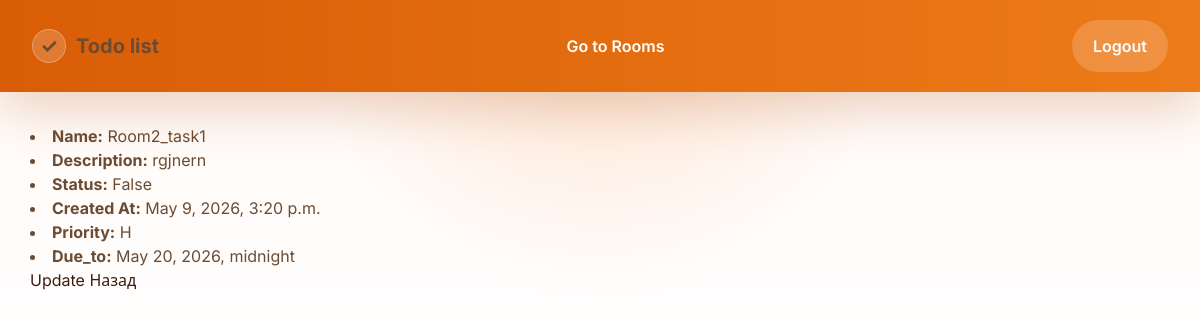
Page /rooms/room_task/3/ (signed in) on the committed database.
### tasks/models.py (models this page shows, shortened)
class RoomTask(models.Model):
    room = models.ForeignKey(
        Room, on_delete=models.CASCADE, related_name="room_tasks", null=True, blank=True)
    host = models.ForeignKey(User, on_delete=models.CASCADE)
    name = models.CharField(max_length=100)
    description = models.TextField(blank=True)
    time_created = models.DateTimeField(auto_now_add=True)
    due_to_time = models.DateTimeField(null=True, blank=True)
    is_completed = models.BooleanField(default=False)
    PRIORITY_CHOICES = [
        ("L", "Low"),
        ("M", "Medium"),
        ("H", "High"),
    ]
    priority = models.CharField(
        max_length=1, choices=PRIORITY_CHOICES, default="M"
        )

### rooms/views.py (the view)
# urls.py: path("room_task/<str:pk>/", views.task, name="room_task"),
@login_required(login_url="login")
def task(request, pk):
    task = get_object_or_404(RoomTask, id=pk)
    context = {
        "task": task,
    }
    return render(request, "rooms/room_task.html", context)

### rooms/templates/rooms/room_task.html
{% extends 'main.html' %} {% block content %}
<div>
  <li><strong>Name:</strong> {{ task.name }}</li>
  <li><strong>Description:</strong> {{ task.description }}</li>
  <li><strong>Status:</strong> {{ task.is_completed }}</li>
  <li><strong>Created At:</strong> {{ task.time_created }}</li>
  <li><strong>Priority:</strong> {{ task.priority }}</li>
  <li><strong>Due_to:</strong> {{ task.due_to_time }}</li>
</div>
<a href="{% url 'room_update_task' task.id %}">Update</a>
<a href="{% url 'room' task.room.id %}"> Назад</a>
{% endblock content %}

### static/styles/style.css (style rules this page uses)
:root { --bg: #fff6f0; --bg-strong: #ffe6cc; --surface: #ffffff; --surface-soft: #fff2e8; --border: #f6a86a; --brand: #d95d06; --brand-dark: #a84304; --brand-soft: #ffb476; --text: #3d1d0b; --text-secondary: #6b4c33; --shadow: 0 28px 80px rgba(142, 63, 5, 0.16); }
* { box-sizing: border-box; }
html { scroll-behavior: smooth; }
body { margin: 0; min-height: 100vh; background: radial-gradient(circle at top, rgba(246, 125, 31, 0.18), transparent 30%), linear-gradient(180deg, #fff9f5 0%, #fff 45%, #fff 100%); color: var(--text); font-family: "Inter", system-ui, -apple-system, BlinkMacSystemFont, "Segoe UI", sans-serif; }
a { color: inherit; text-decoration: none; transition: color 0.2s ease, transform 0.2s ease; }
p, label, span, li { color: var(--text-secondary); }

### rows in the picture
RoomTask: name "Room2_task1", description "rgjnern", is_completed "False", time_created "May 9, 2026, 3:20 p.m.", priority "H", due_to_time "May 20, 2026, midnight"
